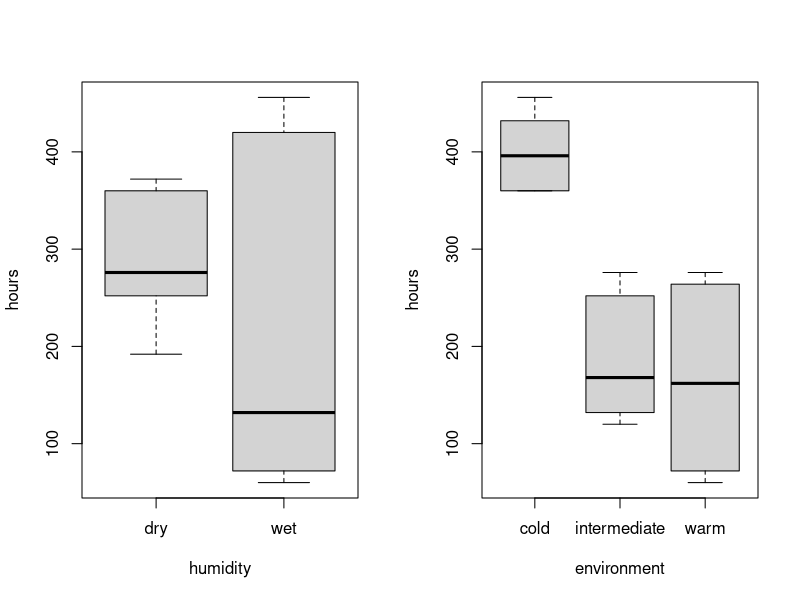
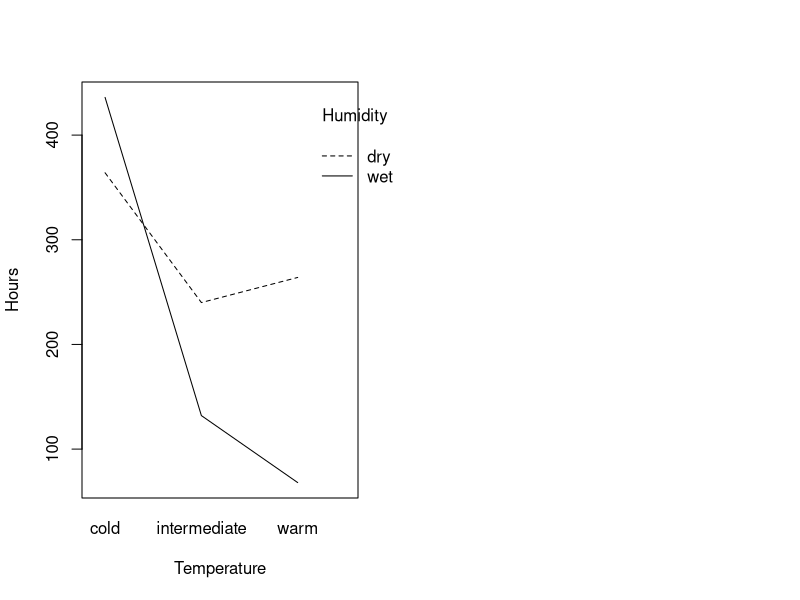
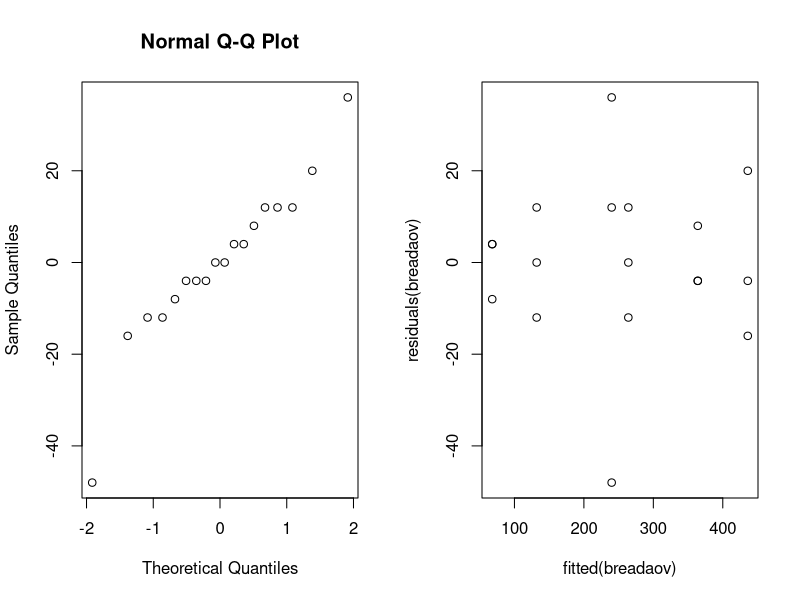
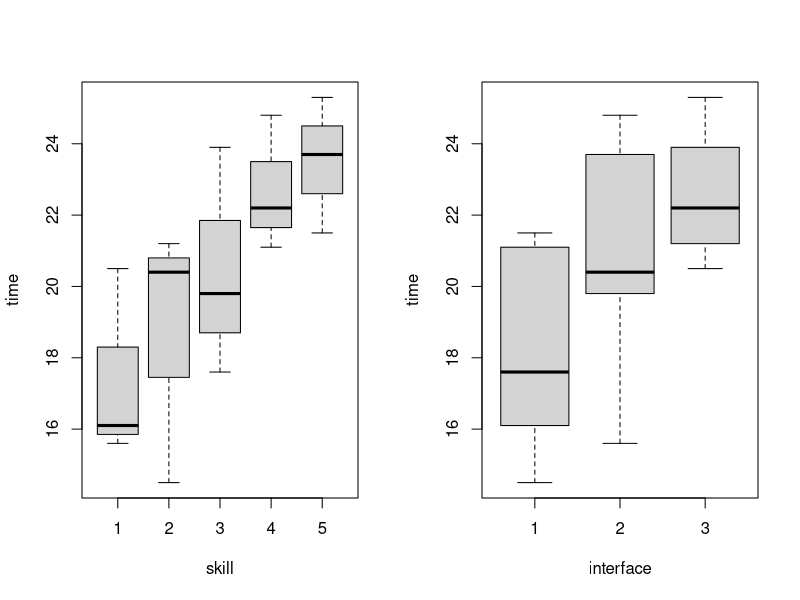
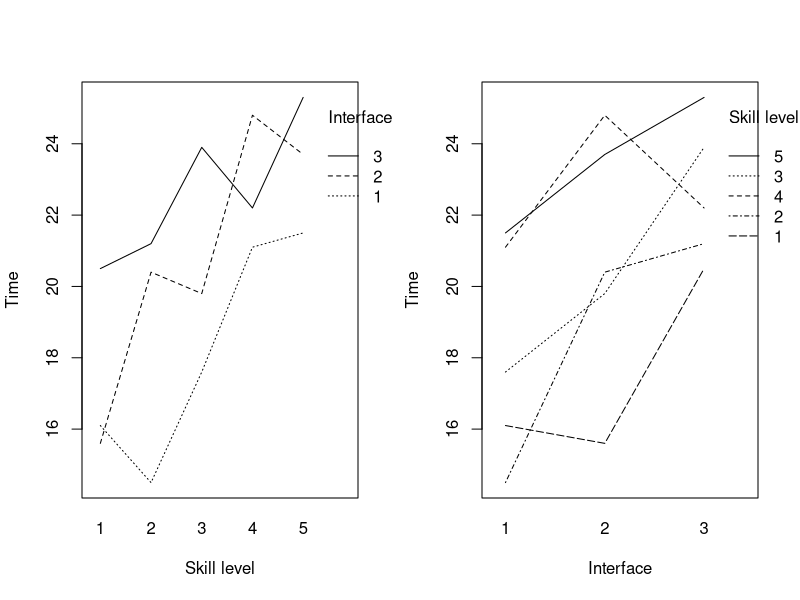
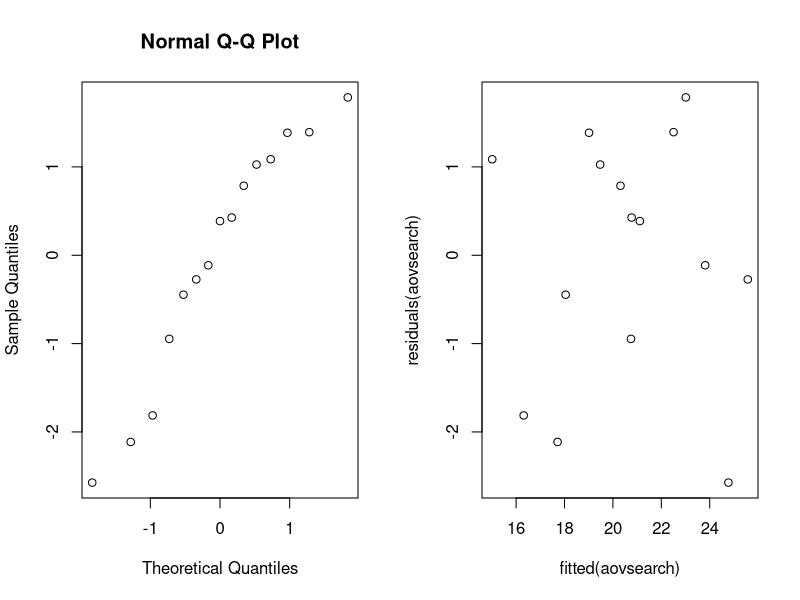
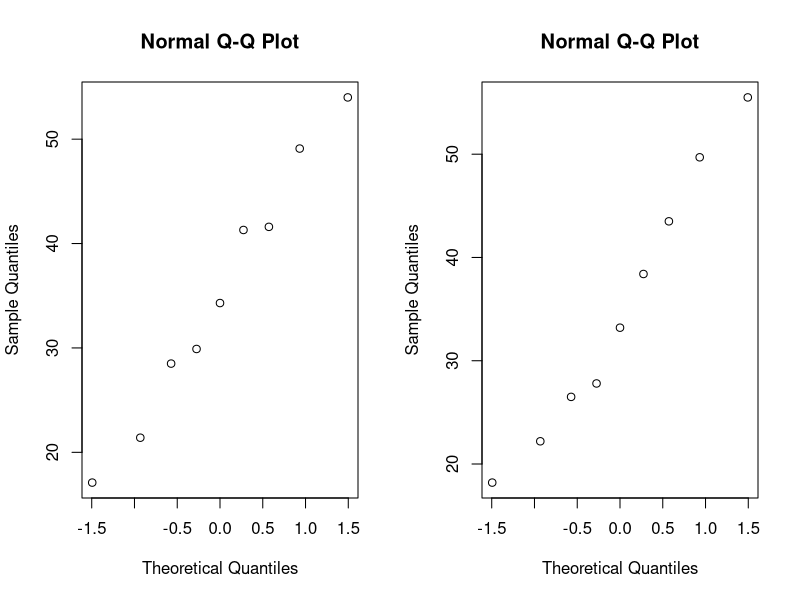
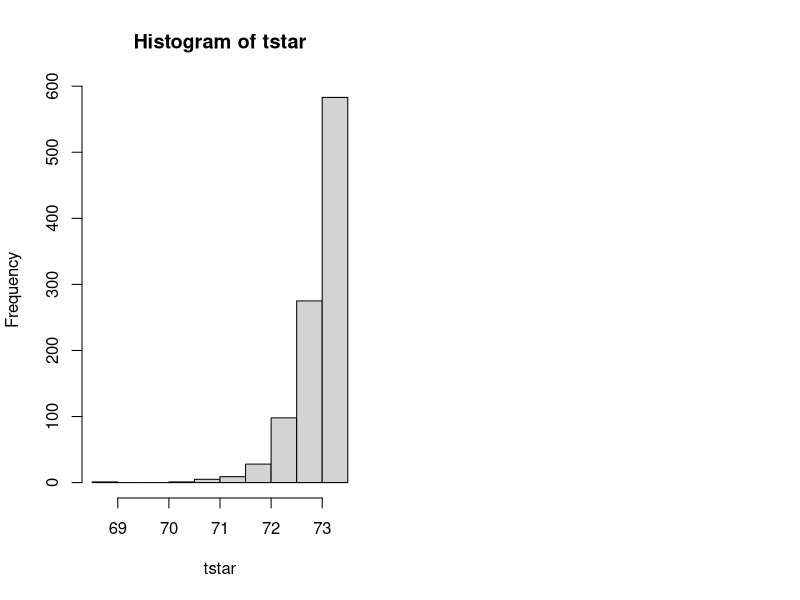

Recreate these plots in R, in order.
## ---- chunk 1
knitr::opts_chunk$set(echo = FALSE)
knitr::opts_chunk$set(fig.width=8, fig.height=4) 
## ---- chunk 2
bread = read.table("bread.txt", header = TRUE)

par(mfrow=c(1,2))
boxplot(hours ~ humidity, data = bread)
boxplot(hours ~ environment, data = bread)
## ---- chunk 3
  
interaction.plot(bread$environment, bread$humidity, bread$hours,
        xlab = "Temperature", ylab = "Hours", trace.label = "Humidity")
## ---- chunk 4
breadaov=lm(hours~humidity*environment, data = bread); 
anova(breadaov)
## ---- chunk 5
summary(breadaov)$coefficients
## ---- chunk 6
par(mfrow=c(1,2))
qqnorm(residuals(breadaov))
plot(fitted(breadaov),residuals(breadaov))
## ---- chunk 7
search = read.table("search.txt", header = TRUE)

par(mfrow=c(1,2))
boxplot(time~skill, data=search)
boxplot(time~interface, data=search)

interaction.plot(search$skill,search$interface, search$time,
                 xlab = "Skill level", ylab = "Time", trace.label = "Interface")
interaction.plot(search$interface,search$skill, search$time,
                 xlab = "Interface", ylab = "Time", trace.label = "Skill level")

## ---- chunk 8
search$skill = factor(search$skill)
search$interface = factor(search$interface)

aovsearch=lm(time~interface+skill, data=search)
anova(aovsearch)
summary(aovsearch)
## ---- chunk 9
par(mfrow=c(1,2))
qqnorm(residuals(aovsearch))
plot(fitted(aovsearch),residuals(aovsearch))
## ---- chunk 10
friedman.test(search$time,search$interface,search$skill)
## ---- chunk 11

aovsearch2=lm(time~interface, data=search)
anova(aovsearch2)

## ---- chunk 12
cow = read.table("cow.txt", header = TRUE);

#There are two factors influence the milk production
mm = subset(cow, treatment=="A")["milk"]
sf = subset(cow, treatment=="B")["milk"]
mm1 = as.numeric(unlist(mm))
sf1 = as.numeric(unlist(sf))

par(mfrow=c(1,2))
qqnorm(mm1)
qqnorm(sf1)
## ---- chunk 13
cow$id = factor(cow$id); cow$per = factor(cow$per)
cowanova = lm(milk~id+per+treatment,data = cow)
anova(cowanova)
summary(cowanova)
## ---- chunk 14
library(lme4)
cow$order=factor(cow$order)
cowlmer = lmer(milk~treatment+order+per+(1|id), data=cow, REML = FALSE)
summary(cowlmer)
## ---- chunk 15
cowlmerTreatment = lmer(milk~order+per+(1|id), data=cow, REML = FALSE)
anova(cowlmerTreatment, cowlmer)
## ---- chunk 16
cowlmerOrder = lmer(milk~treatment+per+(1|id), data=cow, REML = FALSE)
anova(cowlmerOrder, cowlmer)
## ---- chunk 17
cowlmerPer = lmer(milk~treatment+order+(1|id), data=cow, REML = FALSE)
anova(cowlmerPer, cowlmer)
## ---- chunk 18
attach(cow)
t.test(milk[treatment=="A"],milk[treatment=="B"],paired=TRUE)
## ---- chunk 19
nausea = read.table("nauseatable.txt", header = TRUE)
nausea
## ---- chunk 20
#We create a datafeam contains 2 columns: nausea, medicine
#Set patient suffered from nausea as 1, otherwise 0
nausea=c(rep(0,times=100), rep(1,times=52),rep(0, times=32), rep(1, times=35),rep(0, times=48), rep(1, times=37))

medicine=c(rep("Chlorpromazine", times=152),rep("Pentobarbital(100mg)", times=67),rep("Pentobarbital(150mg)", times=85))
newNausea = data.frame(nausea,medicine); newNausea
## ---- chunk 21
xtabs(~medicine+nausea, data = newNausea) 
## ---- chunk 22
#Permutation test
label_medic = factor(newNausea$medicine)
nausdata = data.frame(nausea=as.vector(newNausea$nausea), label_medic)

attach(nausdata)
mystat=function(x) sum(residuals(x)^2)
B=1000
tstar=numeric(B)
for(i in 1:B){
  treatstar = sample(label_medic)
  tstar[i] = mystat(lm(nausea~treatstar))
}
myt = mystat(lm(newNausea$nausea~newNausea$medicine))
hist(tstar)
myt
pl=sum(tstar<myt)/B
pr=sum(tstar>myt)/B
pl
## ---- chunk 23
#chisquare test
chisq.test(xtabs(~newNausea$medicine+newNausea$nausea))[[1]]
## ---- chunk 24
chisq.test(xtabs(~newNausea$medicine+newNausea$nausea))
## ---- chunk 25
data=read.table(file="expensescrime.txt",header=TRUE)
plot(data)
## ---- chunk 26
par(mfrow=c(1,ncol(data)-1)) # minus the state column
for (i in 2:ncol(data)) hist(data[,i],main=names(data)[i])
## ---- chunk 27

par(mfrow=c(1,3))
plot(data$expend, data$bad)
plot(data$expend, data$crime)
plot(data$expend, data$lawyers)
plot(data$expend, data$employ)
plot(data$expend, data$pop)
## ---- chunk 28
round(cor(data[,2:7]),2)
## ---- chunk 29
summary(lm(expend~bad,data=data))
summary(lm(expend~crime,data=data))
summary(lm(expend~lawyers,data=data))
summary(lm(expend~employ,data=data))
summary(lm(expend~pop,data=data))
summary(lm(expend~bad+employ,data=data))
summary(lm(expend~crime+employ,data=data))
summary(lm(expend~bad+crime+employ,data=data))
## ---- chunk 30
summary(lm(expend~bad+crime+lawyers+employ+pop,data=data))
summary(lm(expend~bad+lawyers+employ+pop,data=data))
summary(lm(expend~bad+lawyers+employ,data=data))
summary(lm(expend~lawyers+employ, data=data))
## ---- chunk 31
expendlm = lm(expend~crime+employ,data=data)
par(mfrow=c(2,4))
#2 Scatter plot of residuals against each Xk in the model separately.
plot(residuals(expendlm),data[,4],xlab="residuals",ylab="crime")
plot(residuals(expendlm),data[,6],xlab="residuals",ylab="employ")
#4 Scatter plot of residuals against each Xk not in the model separately
plot(residuals(expendlm),data[,3],xlab="residuals",ylab="bad")
plot(residuals(expendlm),data[,5],xlab="residuals",ylab="lawyers")
plot(residuals(expendlm),data[,7],xlab="residuals",ylab="pop")
#5 Scatterplot of residuals against Y and Y^
plot(residuals(expendlm),data[,2],xlab="residuals",ylab="expend")
plot(residuals(expendlm),fitted(expendlm),xlab="residuals",ylab="fitted model")

par(mfrow=c(2,3))
#3 Added variable plot of residuals of Xj against residuals of Y with omitted Xj
x = residuals(lm(bad~employ+crime,data=data))
y = residuals(lm(expend~employ+crime,data=data))
plot(x,y,main="Added variable plot for bad")
x = residuals(lm(crime~bad+lawyers+pop,data=data))
y = residuals(lm(expend~bad+lawyers+pop,data=data))
plot(x,y,main="Added variable plot for crime")
x = residuals(lm(lawyers~employ+crime,data=data))
y = residuals(lm(expend~employ+crime,data=data))
plot(x,y,main="Added variable plot for lawyers")
x = residuals(lm(employ~bad+lawyers+pop,data=data))
y = residuals(lm(expend~bad+lawyers+pop,data=data))
plot(x,y,main="Added variable plot for employ")
x = residuals(lm(pop~employ+crime,data=data))
y = residuals(lm(expend~employ+crime,data=data))
plot(x,y,main="Added variable plot for pop")

#6 normal QQ-plot of the residuals and Shapiro-Wilk's method
qqnorm(residuals(expendlm))
#shapiro.test(residuals(expendlm))
